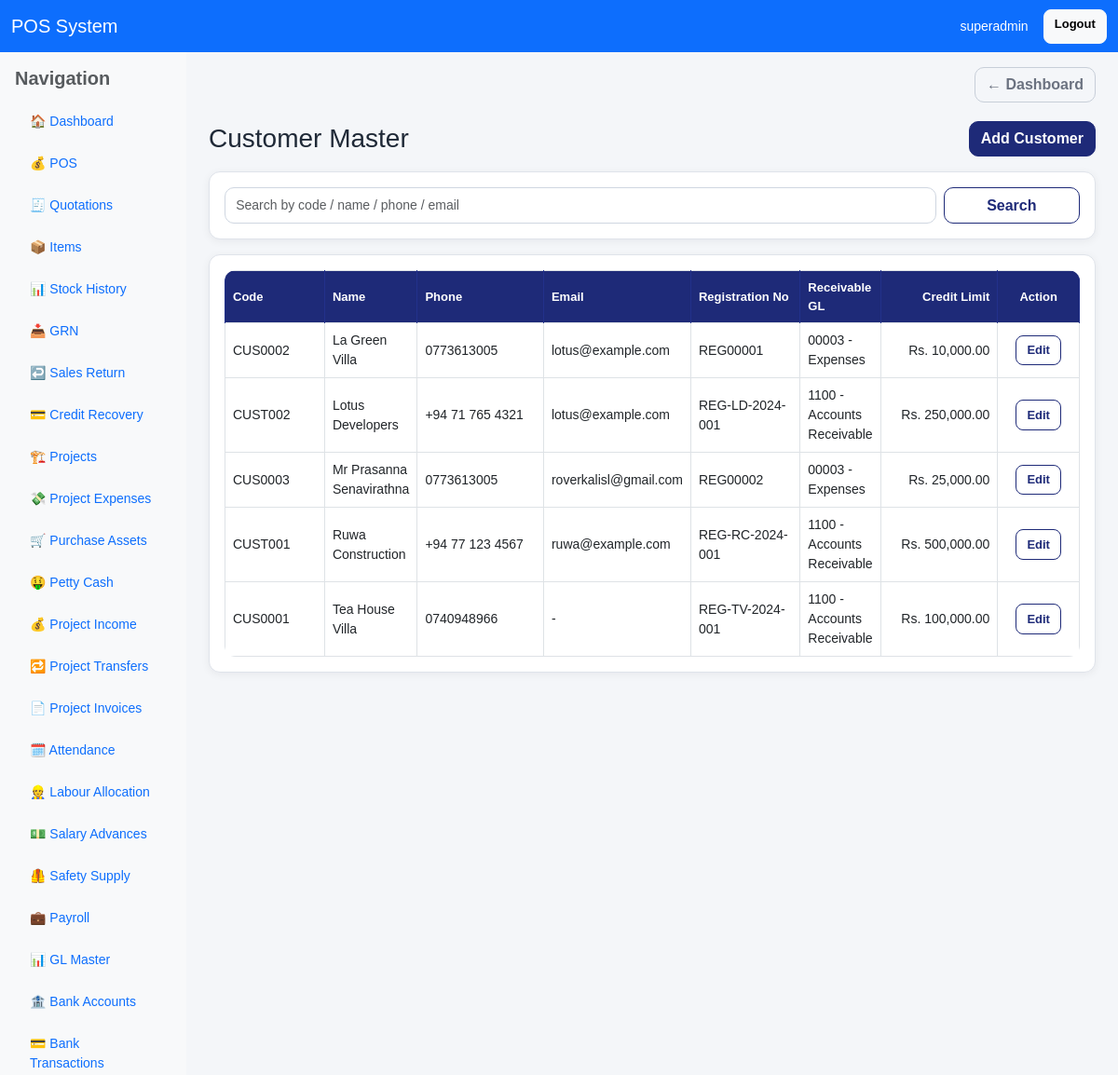
/customers/ (signed in, upper part), run on an earlier commit of the app's database.
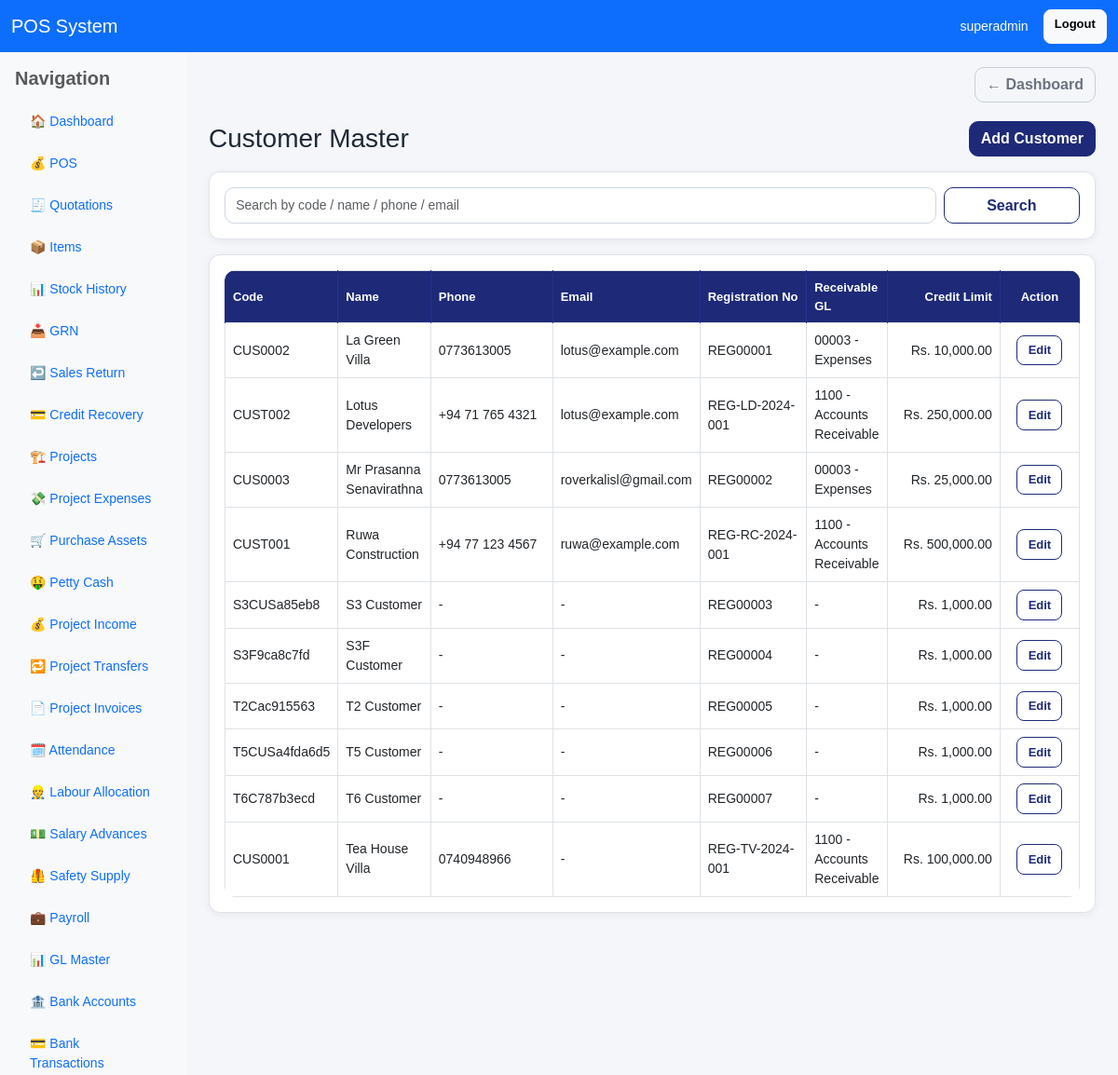
And on a later commit of the database.
### pos/models.py (models this page shows, shortened)
class Customer(models.Model):
    customer_code = models.CharField(max_length=30, unique=True)
    name = models.CharField(max_length=150)
    phone = models.CharField(max_length=30, blank=True, null=True)
    email = models.EmailField(blank=True, null=True)
    address = models.TextField(blank=True, null=True)
    credit_limit = models.DecimalField(max_digits=12, decimal_places=2, default=0)
    registration_no = models.CharField(max_length=100, blank=True, null=True)
    receivable_gl_account = models.ForeignKey(
        GLMaster,
        on_delete=models.SET_NULL,
        null=True,
        blank=True,
        related_name="customer_receivable_accounts"
    )
    is_active = models.BooleanField(default=True)
    created_at = models.DateTimeField(auto_now_add=True)
    class Meta:
        ordering = ["name"]

class GLMaster(models.Model):
    GL_TYPE_CHOICES = [
        ("asset", "Asset"),
        ("liability", "Liability"),
        ("income", "Income"),
        ("expense", "Expense"),
        ("equity", "Equity"),
    ]
    gl_code = models.CharField(max_length=30, unique=True)
    gl_name = models.CharField(max_length=150)
    gl_type = models.CharField(max_length=20, choices=GL_TYPE_CHOICES)
    parent_group = models.CharField(max_length=150, blank=True, null=True)
    description = models.TextField(blank=True, null=True)
    is_active = models.BooleanField(default=True)
    created_at = models.DateTimeField(auto_now_add=True)
    class Meta:
        ordering = ["gl_code"]

### pos/views.py (the view, shortened to what this page needs)
# urls.py: path("customers/", views.customer_list, name="customer_list"),
@user_passes_test(can_use_pos)
def customer_list(request):
    query = request.GET.get("q", "").strip()
    customers = Customer.objects.filter(is_active=True).select_related(
        "receivable_gl_account"
    ).order_by("name")
    return render(request, "pos/customer_list.html", {
        "customers": customers,
        "query": query,
    })

### pos/templatetags/currency_filters.py (called while the page is built)
@register.filter
def money(value):
    try:
        if value in (None, ""):
            value = Decimal("0")
        value = Decimal(str(value))
        symbol = getattr(settings, 'CURRENCY_SYMBOL', '$')
        return f"{symbol} {value:,.2f}"
    except (InvalidOperation, ValueError, TypeError):
        symbol = getattr(settings, 'CURRENCY_SYMBOL', '$')
        return f"{symbol} 0.00"

### pos/views.py (called while the page is built)
def is_owner(user):
    return user.is_superuser or user.groups.filter(name__iexact="Owner").exists()

def can_use_pos(user):
    return is_owner(user) or is_cashier(user)

### pos/templates/pos/customer_list.html (shortened to what this page needs)
{% extends "base.html" %}
{% load currency_filters %}
{% block content %}
<div class="d-flex justify-content-between align-items-center mb-3">
    <h3 class="page-title mb-0">Customer Master</h3>
    <a href="{% url 'add_customer' %}" class="btn btn-primary">
         Add Customer
    </a>
</div>
<div class="card card-soft mb-3">
    <div class="card-body">
        <form method="get" class="row g-2">
            <div class="col-md-10">
                <input type="text" name="q" value="{{ query }}" class="form-control"
                       placeholder="Search by code / name / phone / email">
            </div>
            <div class="col-md-2 d-grid">
                <button type="submit" class="btn btn-outline-primary">Search</button>
            </div>
        </form>
    </div>
</div>
<div class="card card-soft">
    <div class="card-body">
        <div class="table-responsive">
            <table class="table table-bordered table-hover align-middle">
                <thead>
                    <tr>
                        <th style="width: 110px;">Code</th>
                        <th>Name</th>
                        <th style="width: 140px;">Phone</th>
                        <th>Email</th>
                        <th style="width: 120px;">Registration No</th>
                        <th>Receivable GL</th>
                        <th style="width: 130px;" class="text-end">Credit Limit</th>
                        <th style="width: 90px;" class="text-center">Action</th>
                    </tr>
                </thead>
                <tbody>
                    {% for c in customers %}
                    <tr>
                        <td>{{ c.customer_code }}</td>
                        <td>{{ c.name }}</td>
                        <td>{{ c.phone|default:"-" }}</td>
                        <td>{{ c.email|default:"-" }}</td>
                        <td>{{ c.registration_no|default:"-" }}</td>
                        <td>
                            {% if c.receivable_gl_account %}
                                {{ c.receivable_gl_account.gl_code }} - {{ c.receivable_gl_account.gl_name }}
                            {% else %}
                                -
                            {% endif %}
                        </td>
                        <td class="text-end">{{ c.credit_limit|money }}</td>
                        <td class="text-center">
                            <a href="{% url 'edit_customer' c.id %}" class="btn btn-sm btn-outline-primary">
                                Edit
                            </a>
                        </td>
                    </tr>
                    {% empty %}
                    <tr>
                        <td colspan="8" class="text-center text-muted py-4">
                            No customers found.
                        </td>
                    </tr>
                    {% endfor %}
                </tbody>
            </table>
        </div>
    </div>
</div>
{% endblock %}

What changed in the data, as far as the page shows it:
added Customer: customer_code "S3CUSa85eb8", name "S3 Customer", phone "-", email "-", registration_no "REG00003", credit_limit "Rs. 1,000.00"
added Customer: customer_code "S3F9ca8c7fd", name "S3F Customer", phone "-", email "-", registration_no "REG00004", credit_limit "Rs. 1,000.00"
added Customer: customer_code "T2Cac915563", name "T2 Customer", phone "-", email "-", registration_no "REG00005", credit_limit "Rs. 1,000.00"
added Customer: customer_code "T5CUSa4fda6d5", name "T5 Customer", phone "-", email "-", registration_no "REG00006", credit_limit "Rs. 1,000.00"
added Customer: customer_code "T6C787b3ecd", name "T6 Customer", phone "-", email "-", registration_no "REG00007", credit_limit "Rs. 1,000.00"
